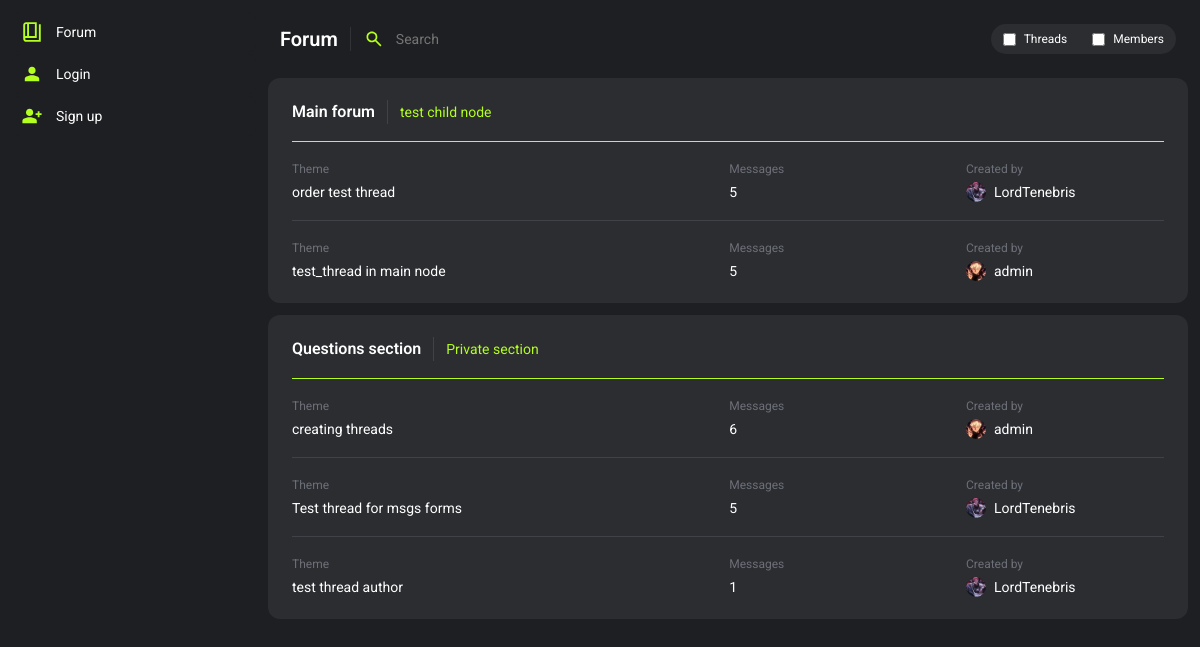
The app's page /, older data.
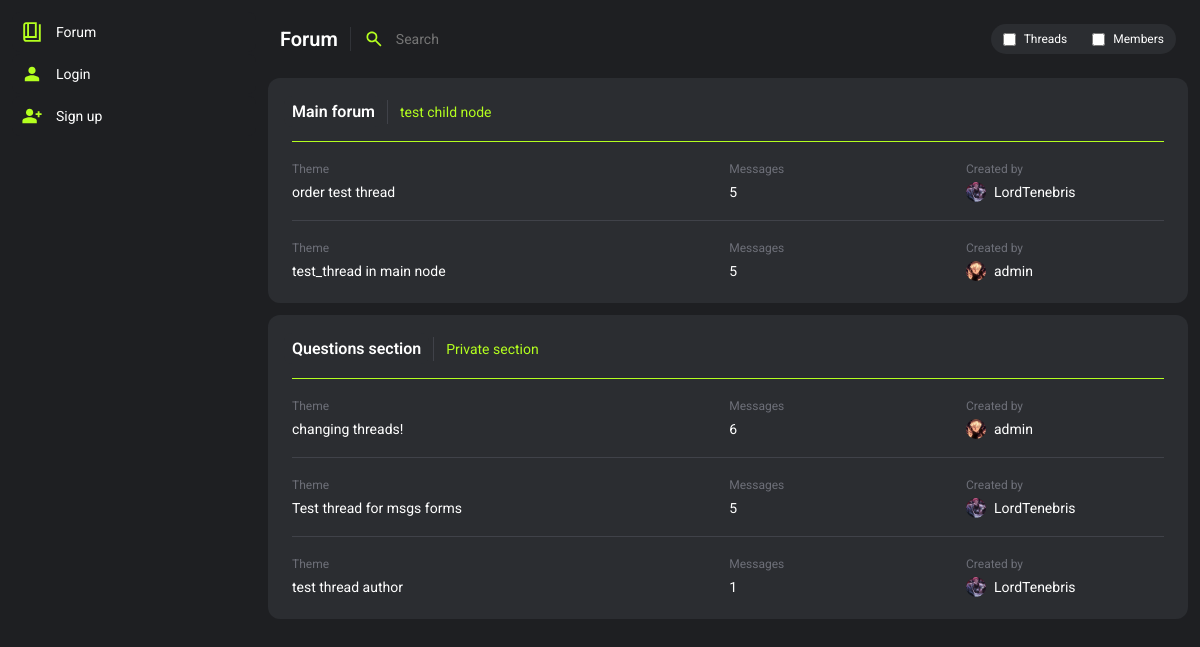
The same page, newer data.
### forum/models.py (models this page shows, shortened)
class Thread(models.Model):
    user = models.ForeignKey(User, on_delete=models.SET_NULL, null=True)
    title = models.CharField(max_length=225)
    slug = models.SlugField(max_length=225, blank=True, null=True)
    node = models.ForeignKey(Node, on_delete=models.CASCADE)
    is_closed = models.BooleanField(default=False)
    is_visible = models.BooleanField(default=True)
    is_pinned = models.BooleanField(default=False)
    msg_amount = models.IntegerField(blank=True, null=True, default=1)
    invis_reason = models.TextField(blank=True, null=True)
    deleted_by = models.ForeignKey(User, on_delete=models.SET_NULL, null=True, blank=True, related_name="thread_deleted_by")
    time_created = models.DateTimeField(default=datetime.now())
    time_changed = models.DateTimeField(null=True, blank=True)
    def __str__(self):
        return self.title

### users/models.py (models this page shows, shortened)
class Profile(models.Model):
    user = models.OneToOneField(User, on_delete=models.CASCADE)
    title = models.CharField(max_length=100, null=True, blank=True, default="Member")
    info = models.CharField(max_length=200, null=True, blank=True)
    profile_picture = models.CharField(max_length=225, null=True, blank=True, default="default.svg")
    warnings = models.SmallIntegerField(default=0)
    active_notifications = models.IntegerField(default=0)
    is_banned = models.BooleanField(default=False)
    banned_by = models.ForeignKey(User, related_name='banned_by', null=True, blank=True, on_delete=models.SET_NULL)
    ban_reason = models.TextField(null=True, blank=True)
    ban_time = models.DateTimeField(null=True, blank=True)

### forum/views.py (the view)
# urls.py: path('', views.forum_main, name='forum_main'),
def forum_main(request):
    context = {}
    if request.method == "POST":
        context['forum_search'] = True
        content_type = request.POST.get("content_type")
        searched = request.POST.get("search")
        context['type'] = 'posts'
        if content_type:
            if content_type == "threads":
                results = Thread.objects.filter(title__icontains=searched)
                context['type'] = 'threads'
            if content_type == "members":
                results = User.objects.filter(username__icontains=searched)
                context['type'] = 'members'
        else:
            results = Message.objects.filter(message__icontains=searched)
        context['results'] = results
    else:
        nodes = Node.objects.all()
        tree = build_nodes_tree(nodes)
        last_threads = []
        for node in nodes:
            threads = Thread.objects.filter(node=node, is_visible=True).annotate(
            latest_msg=Max('message__id')).order_by('-latest_msg')[:3] # take and show only 3 threads, with time sorting
            last_threads.extend(threads)
        context = {
            'tree':tree,
            'threads':threads,
            'last_threads': last_threads
        }
    return render(request, "forum_main.html", context)

### forum/utils.py (called while the page is built)
def build_nodes_tree(nodes, parent=None):
    tree = []
    for node in nodes:
        if node.parent == parent:
            children = build_nodes_tree(nodes, parent=node)
            tree.append({'node': node, 'children': children})
    return tree

### users/chat_processor.py (called while the page is built, shortened)
def profile_processor(request):
    chat_data = {}
    return chat_data

### forum/templates/forum_main.html (shortened to what this page needs)
{% extends 'base.html' %}
{% block style %}
    {% load static %}
    <link rel="stylesheet" href="{% static 'forum.css' %}">
{% endblock %}
{% block header %}
    <header class="wrapper">
        <h2 class="title">Forum</h2>
        <div class="headerLine"></div>
        <form class="wrapper headerSearch" action="{% url 'forum_main' %}" method="post">
            <input class="headerSearchInput" placeholder="Search" type="text" name="search" id="">
            <div class="wrapper forumSearchFilterContainer">
                <div class="wrapper forumSearchFilterBtn">
                    <input type="checkbox" name="content_type" id="threads_checkbox" value="threads">
                    <label for="threads_checkbox" class="forumSearchFilterText">Threads</label>
                </div>
                <div class="wrapper forumSearchFilterBtn">
                    <input type="checkbox" name="content_type" id="members_checkbox" value="members">
                    <label for="members_checkbox" class="forumSearchFilterText">Members</label>
                </div>
            </div>
        </form>
    </header>
{% endblock %}
{% block content %}
<div class="container content">
    {% for item in tree %}
        <div class="container card">
            <div class="wrapper forumCardHeader">
                <a class="forumCardBtn"  href="{% url 'section' item.node.name|slugify %}">{{ item.node.name }}</a>
                {% if item.children %}
                    {% for child in item.children %}
                        <a class="forumCardHeaderBtn" href="{% url 'section' child.node.name|slugify %}">{{ child.node.name }}</a>
                    {% endfor %}
                {% endif %}
            </div>
            {% for thread in last_threads %}
                {% if thread.node == item.node and thread.is_visible == True %}
                <div class="cardLine"></div>
                <div class="cardSectionMultiple">
                    <a class="cardSectionItem" href="{% url 'thread' thread.node.slug thread.slug thread.id %}">
                        <div class="container cardSectionInnerItem">
                            <p class="meta">Theme</p>
                            <p class="text">{{ thread }}</p>
                        </div>
                        <div class="container cardSectionInnerItem">
                            <p class="meta">Messages</p>
                            <p class="text">{{ thread.msg_amount }}</p>
                        </div>
                    </a>
                    <a class="container cardSectionAutherItem" href="{% url 'profile_view' thread.user.id %}">
                        <p class="meta">Created by</p>
                        <div class="wrapper cardSectionAutherItemMetaContainer">
                            <img class="themeCardSectionProfilePicture" src="{{ media_url }}{{ thread.user.profile.profile_picture }}" alt="">
                            {% if perms.users.view_profile and thread.user.profile.is_banned %}
                            <p class="text"><del>{{ thread.user.username }}</del></p>
                            {% else %}
                            <p class="text">{{ thread.user.username }}</p>
                            {% endif %}
                        </div>
                    </a>
                </div>
                {% endif %}
            {% endfor %}
        </div>
    {% endfor %}
</div>
{% endblock %}

Row changes from the older to the newer data that the page shows:
changed Thread: title "creating threads" → "changing threads!"
